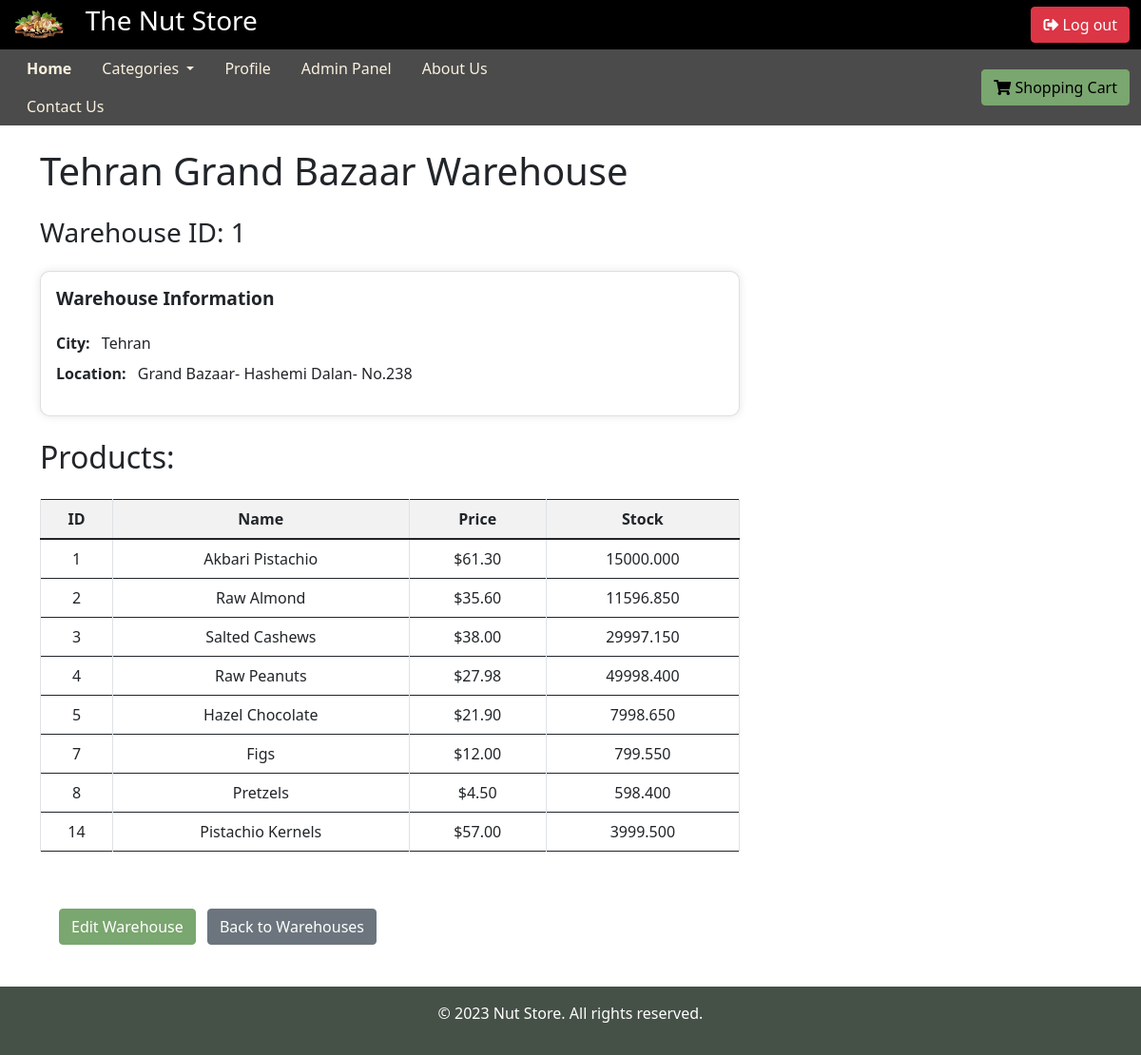
Screenshot of /warehouse/1/ (signed in) with the database file from the repository.
### Nutstore/models.py (models this page shows, shortened)
class Warehouse(models.Model):
    city = models.ForeignKey(City, on_delete=models.CASCADE)
    name = models.CharField(max_length=200)
    location = models.CharField(max_length = 500)

class City(models.Model):
    name = models.CharField(max_length=100)

class Product(models.Model):
    CATEGORY_CHOICES = (
        ('pistachio', 'Pistachio'),
        ('almond', 'Almond'),
        ('cashew', 'Cashew'),
        ('peanuts', 'Peanuts'),
        ('confectioneries', 'Confectioneries'),
        ('dried fruits', 'Dried Fruits'),
        ('snacks', 'Snacks'),
        ('other', 'Other Products'),
    )
    name = models.CharField(max_length=100)
    description = models.TextField()
    price = models.DecimalField(max_digits=8, decimal_places=2)
    warehouse = models.ForeignKey(Warehouse, on_delete=models.CASCADE)
    stock = models.DecimalField(max_digits = 10, decimal_places = 3)
    category = models.CharField(max_length=200, choices=CATEGORY_CHOICES)
    image = models.URLField(blank=True)

### Nutstore/views.py (the view)
# urls.py: path('warehouse/<int:warehouse_id>/', views.warehouse_detail, name='warehouse_detail'), #Warehouse Details Url pattern
@user_passes_test(lambda u: u.is_superuser)
def warehouse_detail(request, warehouse_id):
    categories = set(product.category for product in Product.objects.all())
    warehouse = get_object_or_404(Warehouse, id=warehouse_id)
    products = Product.objects.filter(warehouse=warehouse)
    return render(request, 'admin_panel/warehouse_detail.html', {'warehouse': warehouse, 'products': products, 'categories': categories})

### templates/admin_panel/warehouse_detail.html (shortened to what this page needs)
{% extends "base.html" %}
{% block content %}
<div class="container">
  <div class="row">
    <div class="col-md-8">
      <h1 class="my-4">{{ warehouse.name }}</h1>
      <h3 class="mb-4">Warehouse ID: {{ warehouse.id }}</h3>
      <div class="card mb-4">
        <div class="card-body">
          <h5 class="card-title mb-4">Warehouse Information</h5>
          <ul class="list-unstyled">
            <li><strong>City:</strong> {{ warehouse.city.name }}</li>
            <li><strong>Location:</strong> {{ warehouse.location }}</li>
          </ul>
        </div>
      </div>
      <h2 class="mb-4">Products:</h2>
      {% if products.count > 0 %}
      <div class="table-responsive mb-4">
        <table class="table table-bordered table-hover">
          <thead style="text-align: center;">
            <tr>
              <th scope="col">ID</th>
              <th scope="col">Name</th>
              <th scope="col">Price</th>
              <th scope="col">Stock</th>
            </tr>
          </thead>
          <tbody>
            {% for product in products %}
            <tr>
              <td class="align-middle">{{ product.id }}</td>
              <td class="align-middle">{{ product.name }}</td>
              <td class="align-middle">${{ product.price }}</td>
              <td class="align-middle">{{ product.stock }}</td>
            </tr>
            {% empty %}
            <tr>
              <td colspan="4" class="text-center">No products available.</td>
            </tr>
            {% endfor %}
          </tbody>
        </table>
      </div>
      {% else %}
      <p>No products available.</p>
      {% endif %}
    </div>
    <div class="col-md-4" style="margin: 20px;">
      <div class="row mb-4">
        <div class="col">
          <a href="{% url 'edit_warehouse' warehouse_id=warehouse.id %}" class="btn btn-primary mr-2">Edit Warehouse</a>
          <a href="{% url 'manage_warehouses' %}" class="btn btn-secondary">Back to Warehouses</a>
        </div>
      </div>
    </div>
  </div>
</div>
{% endblock %}

### static/css/base.css (style rules this page uses)
table { border-collapse: collapse; width: 100%; }
td { padding: 0; vertical-align: top; text-align: center; }

### templates/admin_panel/warehouse_detail.html (style rules this page uses)
.card { border-radius: 10px; box-shadow: 0px 0px 10px rgba(0, 0, 0, 0.1); }
.card-title { font-size: 1.2rem; font-weight: bold; margin-bottom: 1rem; }
.list-unstyled li { margin-bottom: 0.5rem; }
.list-unstyled li strong { font-weight: bold; margin-right: 0.5rem; }
.table td, .table th { vertical-align: middle; }
.table th { font-weight: bold; background-color: #f2f2f2; }
.btn-primary { color: white; background-color: #7aa66f; border-color: #7aa66f; }

### rows the page displays
Warehouse: name "Tehran Grand Bazaar Warehouse", id "1", city.name "Tehran", location "Grand Bazaar- Hashemi Dalan- No.238"
Product: id "1", name "Akbari Pistachio", price "61.30", stock "15000.000"
Product: id "2", name "Raw Almond", price "35.60", stock "11596.850"
Product: id "3", name "Salted Cashews", price "38.00", stock "29997.150"
Product: id "4", name "Raw Peanuts", price "27.98", stock "49998.400"
Product: id "5", name "Hazel Chocolate", price "21.90", stock "7998.650"
Product: id "7", name "Figs", price "12.00", stock "799.550"
Product: id "8", name "Pretzels", price "4.50", stock "598.400"
Product: id "14", name "Pistachio Kernels", price "57.00", stock "3999.500"
